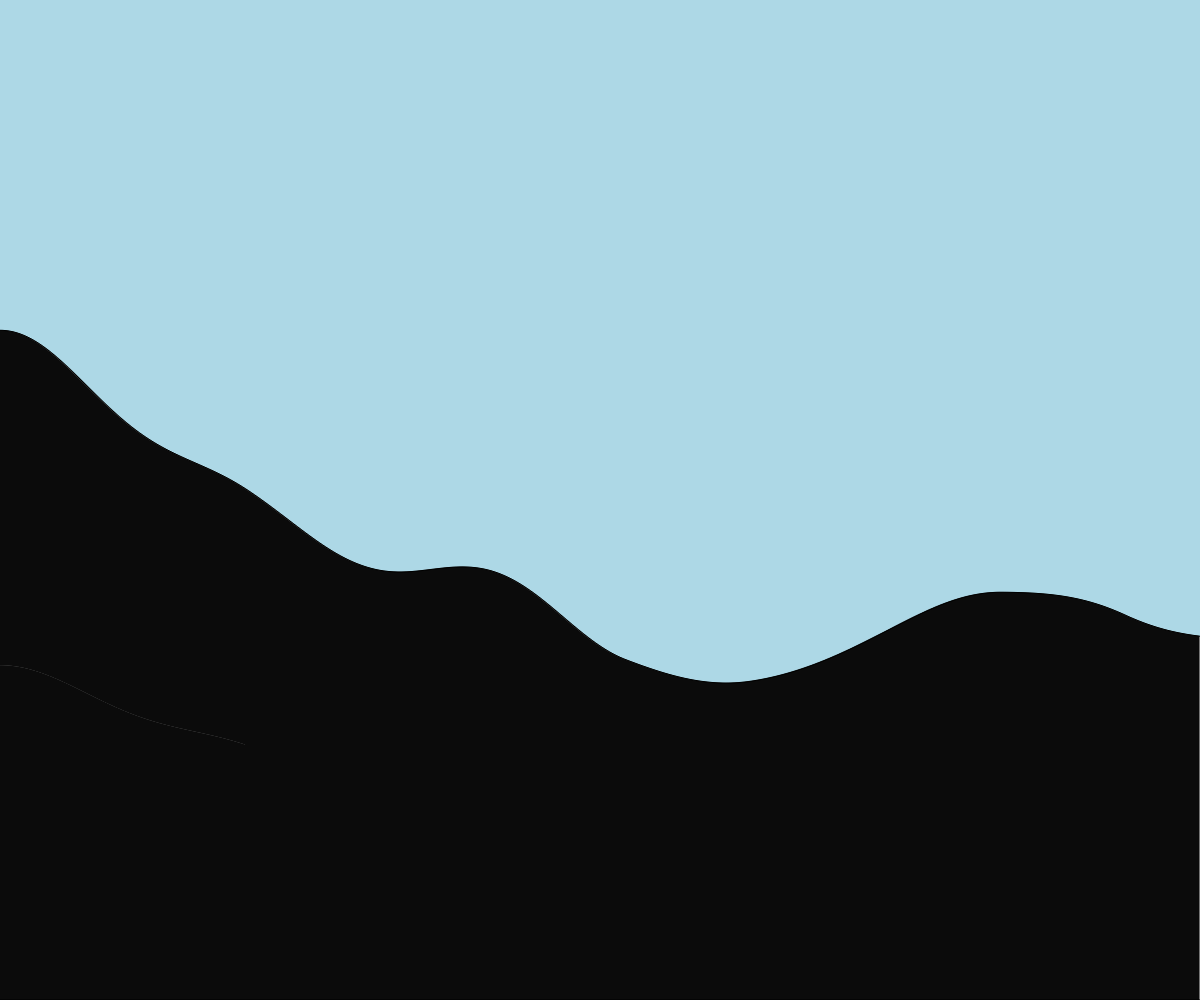
Frame 1 (no input)
Frame 60 (no input): identical to frame 1, image omitted
Frame 120 (the mouse pressed at the canvas centre since frame 60): identical to frame 1, image omitted

The p5.js sketch that drew this single still picture (run headless with seeded random() and noise() and a simulated clock; from frame 60 on, the mouse is pressed at the canvas centre):

// p5.js sketch
// ── sketch.js
// Terrain Generation
//Oct 23rd, 2023

let terrain = [];
let xOffset = 0;

function setup() {
  createCanvas(windowWidth, windowHeight);
  spawnRectangles();
}

function draw() {
  stroke("black");
  background("lightblue");
  displayRectangles();
  if (keyIsDown(RIGHT_ARROW)) {
    if (xOffset < 10000) {
      xOffset += 100;
    }
  }
  if (keyIsDown(LEFT_ARROW)) {
    if (xOffset > 100) {
      xOffset -= 100;
    }
  }
}

function spawnRectangles() {
  let time = 0;
  for (let x = 0; x < 10000; x++) {
    let h = noise(time) * height;
    let thisRect = {
      x: x,
      height: h,
    };
    terrain.push(thisRect);
    time += 0.001;
  }
}

function displayRectangles() {
  for (let i = xOffset; i < width + xOffset; i++) {
    let thisRect = terrain[i];
    rect(thisRect.x - xOffset, height - thisRect.height, 1, thisRect.height);
  }
}
